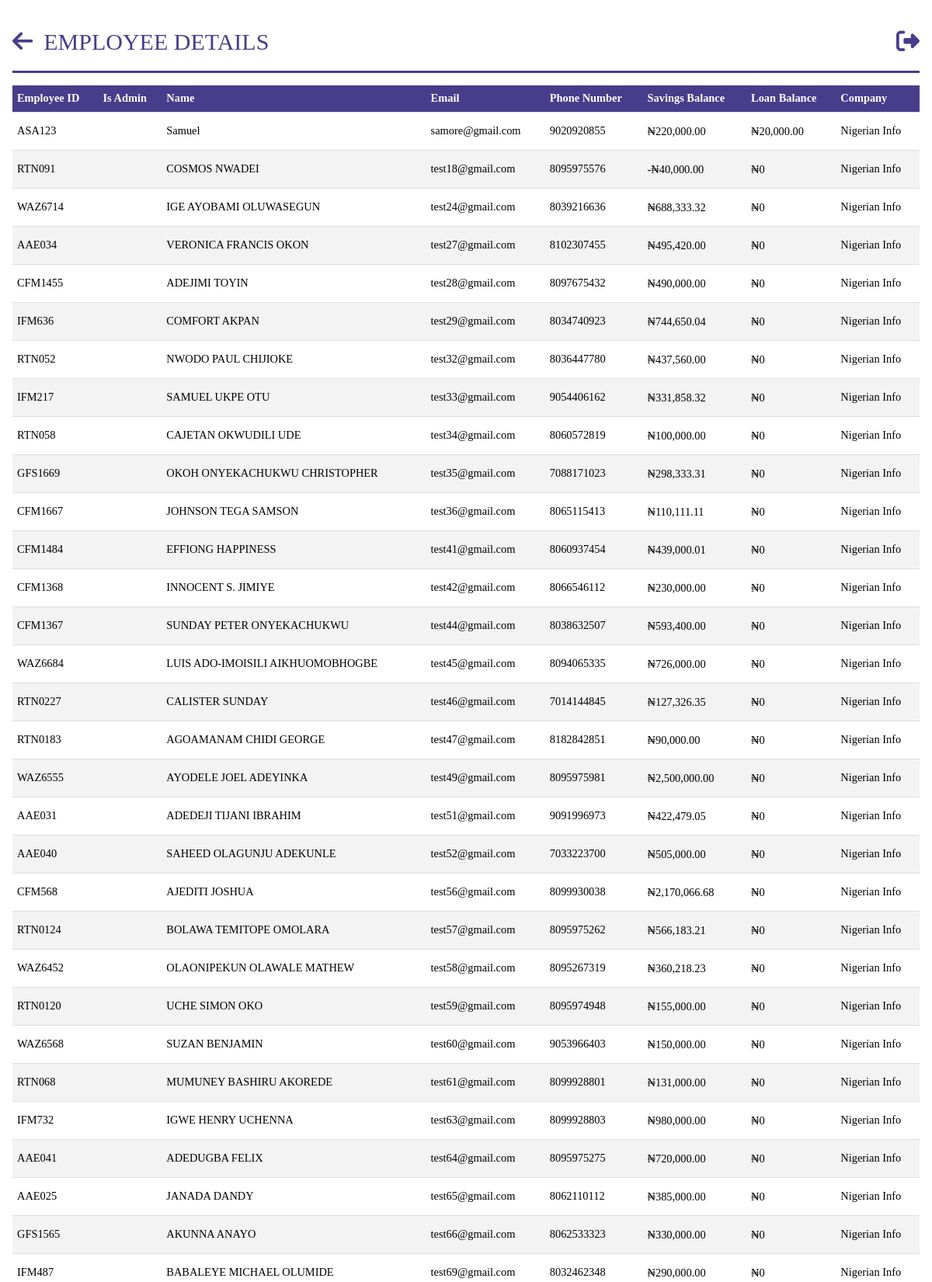
Page /persons (signed in, upper part) on the committed database.
### models.py (models this page shows, shortened)
class Person(db.Model,UserMixin):
    __tablename__ = 'persons'
    id = db.Column(db.Integer, primary_key=True)
    name = db.Column(db.String(100), nullable=False)
    role_id = db.Column(db.Integer, db.ForeignKey('roles.id'))
    email = db.Column(db.String, nullable=True,unique=True)
    password = db.Column(db.String(255), nullable=False)
    company_id = db.Column(db.Integer, db.ForeignKey('companies.id'))
    employee_id = db.Column(db.String, nullable=False,unique=True)
    phone_no = db.Column(db.String,unique=True)
    balance_bfd = db.Column(db.Float, default=0.0)
    total_balance = db.Column(db.Float, default=0.0)
    loan_balance = db.Column(db.Float, default=0.0)
    loan_balance_bfd = db.Column(db.Float, default=0.0)
    loans = db.relationship('Loan', backref='person')
    payments_made = db.relationship('SavingPayment', backref='payer', lazy=True)
    loan_payments_made = db.relationship('LoanPayment', backref='payer', lazy=True)

class Company(db.Model):
    __tablename__ = 'companies'
    id = db.Column(db.Integer, primary_key=True)
    name = db.Column(db.String(100), nullable=False,unique=True)
    balance_bfd = db.Column(db.Float, default=0.0)
    amount_accumulated = db.Column(db.Float, default=0.0)
    payments_made = db.relationship('BankPayment', backref='company_payer', lazy=True)
    employees = db.relationship('Person', backref='company', lazy=True)

### app.py (the view)
@app.route('/persons', methods=['GET'])
@login_required
@role_required(['Admin','Secretary','Sub-Admin'])
def get_persons():
    persons = query.get_persons()
    total_loan = sum(person.loan_balance for person in persons)
    total_savings = sum(person.total_balance for person in persons)
    return render_template('query/person.html', persons=persons,total_loan=total_loan,total_savings=total_savings)

### app.py (called while the page is built)
@login_manager.user_loader
def load_user(person_id):
    return Person.query.get(person_id)

def role_required(roles_required):
    def decorator(view_func):
        @wraps(view_func)
        def wrapper(*args, **kwargs):
            if not current_user.is_authenticated:
                flash("You must be logged in to access this page.", "danger")
                return redirect(url_for("login"))
            user_role = current_user.role
            if user_role.name not in roles_required:
                flash("You don't have the required role to access this page.", "danger")
                return redirect(url_for("dashboard"))  # Change this to your desired redirect
            return view_func(*args, **kwargs)
        return wrapper
    return decorator

@app.template_filter('currency')
@login_required
def currency(value):
    modified_value = format_currency(value)  # Modify the value as needed
    return modified_value

### filters.py (called while the page is built)
def format_currency(value, currency_symbol='₦', decimal_separator='.', thousands_separator=','):
    if value:
        if value < 0:
            formatted_value = f'-{currency_symbol}{abs(value):,.2f}'
        else:
            formatted_value = f'{currency_symbol}{value:,.2f}'
        formatted_value = formatted_value.replace('.', decimal_separator).replace(',', thousands_separator)
    else:
        formatted_value = f'{currency_symbol}0'
    return formatted_value

### queries.py (called while the page is built)
    def get_persons(self):
        person = Person.query.all()
        return person

### templates/query/person.html (shortened to what this page needs)
{%extends 'base.html' %}
{% block header%}
EMPLOYEE DETAILS
{% endblock  %}
{%block content%}
<body id="person">
    <table class="tab-content">
        <tbody>
            <tr>
                <th>Employee ID</th>
                <th>Is Admin</th>
                <th>Name</th>
                <th>Email</th>
                <th>Phone Number</th>
                <th>Savings Balance</th>
                <th>Loan Balance</th>
                <th>Company </th>
            </tr>
            {%for person in persons%}
            <tr>
                <td>{{ person.employee_id }}</td>
                <td>{{ person.is_admin }}</td>
                <td>{{ person.name }}</td>
                <td>{{ person.email }}</td>
                <td>{{ person.phone_no }}</td>
                <td><a href="{{url_for('savings_account',person_id=person.id)}}">{{ person.total_balance | currency}}</a></td>
                <td><a href="{{url_for('loan_account',person_id=person.id)}}">{{ person.loan_balance | currency}}</a></td>
                <td>{{ person.company.name }}</td>
            </tr>
            {%endfor%}
        </tbody>
    </table>
</body>
{%endblock%}

### static/css/style.css (style rules this page uses)
* { margin: 0; padding: 0; box-sizing: border-box; font-family:'Times New Roman', Times, serif; }
.index { background-color: #ffffff; margin: 0 auto; max-width: 80em; line-height: 1.5; padding: 1em 1em; }
.index a { color: #fff; line-height: 2.5; text-decoration: none; }
#person * { color: #000; max-width: 90em; margin: 0 auto; }
#person .tab-content { width: 100%; border-collapse: collapse; font-size: 0.9em; min-width: 400px; }
#person .tab-content tr th { background-color: #483d8b; color: #fff; text-align: left; font-weight: bold; }
#person th, #person td { padding: 6px; text-align: left; border-bottom: 1px solid #ddd; }
#person .tab-content tbody tr:nth-of-type(odd) { background-color: #f3f3f3; }
#person .tab-content tr a { text-decoration: none; }

### rows in the picture
Person: employee_id "ASA123", name "Samuel", email "samore@gmail.com", phone_no "9020920855", total_balance "₦220,000.00", loan_balance "₦20,000.00", company.name "Nigerian Info"
Person: employee_id "RTN091", name "COSMOS NWADEI", email "test18@gmail.com", phone_no "8095975576", total_balance "-₦40,000.00", loan_balance "₦0", company.name "Nigerian Info"
Person: employee_id "WAZ6714", name "IGE AYOBAMI OLUWASEGUN", email "test24@gmail.com", phone_no "8039216636", total_balance "₦688,333.32", loan_balance "₦0", company.name "Nigerian Info"
Person: employee_id "AAE034", name "VERONICA FRANCIS OKON", email "test27@gmail.com", phone_no "8102307455", total_balance "₦495,420.00", loan_balance "₦0", company.name "Nigerian Info"
Person: employee_id "CFM1455", name "ADEJIMI TOYIN", email "test28@gmail.com", phone_no "8097675432", total_balance "₦490,000.00", loan_balance "₦0", company.name "Nigerian Info"
Person: employee_id "IFM636", name "COMFORT AKPAN", email "test29@gmail.com", phone_no "8034740923", total_balance "₦744,650.04", loan_balance "₦0", company.name "Nigerian Info"
Person: employee_id "RTN052", name "NWODO PAUL CHIJIOKE", email "test32@gmail.com", phone_no "8036447780", total_balance "₦437,560.00", loan_balance "₦0", company.name "Nigerian Info"
Person: employee_id "IFM217", name "SAMUEL UKPE OTU", email "test33@gmail.com", phone_no "9054406162", total_balance "₦331,858.32", loan_balance "₦0", company.name "Nigerian Info"
Person: employee_id "RTN058", name "CAJETAN OKWUDILI UDE", email "test34@gmail.com", phone_no "8060572819", total_balance "₦100,000.00", loan_balance "₦0", company.name "Nigerian Info"
Person: employee_id "GFS1669", name "OKOH ONYEKACHUKWU CHRISTOPHER", email "test35@gmail.com", phone_no "7088171023", total_balance "₦298,333.31", loan_balance "₦0", company.name "Nigerian Info"
Person: employee_id "CFM1667", name "JOHNSON TEGA SAMSON", email "test36@gmail.com", phone_no "8065115413", total_balance "₦110,111.11", loan_balance "₦0", company.name "Nigerian Info"
Person: employee_id "CFM1484", name "EFFIONG HAPPINESS", email "test41@gmail.com", phone_no "8060937454", total_balance "₦439,000.01", loan_balance "₦0", company.name "Nigerian Info"
Person: employee_id "CFM1368", name "INNOCENT S. JIMIYE", email "test42@gmail.com", phone_no "8066546112", total_balance "₦230,000.00", loan_balance "₦0", company.name "Nigerian Info"
Person: employee_id "CFM1367", name "SUNDAY PETER ONYEKACHUKWU", email "test44@gmail.com", phone_no "8038632507", total_balance "₦593,400.00", loan_balance "₦0", company.name "Nigerian Info"
Person: employee_id "WAZ6684", name "LUIS ADO-IMOISILI AIKHUOMOBHOGBE", email "test45@gmail.com", phone_no "8094065335", total_balance "₦726,000.00", loan_balance "₦0", company.name "Nigerian Info"
Person: employee_id "RTN0227", name "CALISTER SUNDAY", email "test46@gmail.com", phone_no "7014144845", total_balance "₦127,326.35", loan_balance "₦0", company.name "Nigerian Info"
Person: employee_id "RTN0183", name "AGOAMANAM CHIDI GEORGE", email "test47@gmail.com", phone_no "8182842851", total_balance "₦90,000.00", loan_balance "₦0", company.name "Nigerian Info"
Person: employee_id "WAZ6555", name "AYODELE JOEL ADEYINKA", email "test49@gmail.com", phone_no "8095975981", total_balance "₦2,500,000.00", loan_balance "₦0", company.name "Nigerian Info"
Person: employee_id "AAE031", name "ADEDEJI TIJANI IBRAHIM", email "test51@gmail.com", phone_no "9091996973", total_balance "₦422,479.05", loan_balance "₦0", company.name "Nigerian Info"
Person: employee_id "AAE040", name "SAHEED OLAGUNJU ADEKUNLE", email "test52@gmail.com", phone_no "7033223700", total_balance "₦505,000.00", loan_balance "₦0", company.name "Nigerian Info"
Person: employee_id "CFM568", name "AJEDITI JOSHUA", email "test56@gmail.com", phone_no "8099930038", total_balance "₦2,170,066.68", loan_balance "₦0", company.name "Nigerian Info"
Person: employee_id "RTN0124", name "BOLAWA TEMITOPE OMOLARA", email "test57@gmail.com", phone_no "8095975262", total_balance "₦566,183.21", loan_balance "₦0", company.name "Nigerian Info"
Person: employee_id "WAZ6452", name "OLAONIPEKUN OLAWALE MATHEW", email "test58@gmail.com", phone_no "8095267319", total_balance "₦360,218.23", loan_balance "₦0", company.name "Nigerian Info"
Person: employee_id "RTN0120", name "UCHE SIMON OKO", email "test59@gmail.com", phone_no "8095974948", total_balance "₦155,000.00", loan_balance "₦0", company.name "Nigerian Info"
Person: employee_id "WAZ6568", name "SUZAN BENJAMIN", email "test60@gmail.com", phone_no "9053966403", total_balance "₦150,000.00", loan_balance "₦0", company.name "Nigerian Info"
Person: employee_id "RTN068", name "MUMUNEY BASHIRU AKOREDE", email "test61@gmail.com", phone_no "8099928801", total_balance "₦131,000.00", loan_balance "₦0", company.name "Nigerian Info"
Person: employee_id "IFM732", name "IGWE HENRY UCHENNA", email "test63@gmail.com", phone_no "8099928803", total_balance "₦980,000.00", loan_balance "₦0", company.name "Nigerian Info"
Person: employee_id "AAE041", name "ADEDUGBA FELIX", email "test64@gmail.com", phone_no "8095975275", total_balance "₦720,000.00", loan_balance "₦0", company.name "Nigerian Info"
Person: employee_id "AAE025", name "JANADA DANDY", email "test65@gmail.com", phone_no "8062110112", total_balance "₦385,000.00", loan_balance "₦0", company.name "Nigerian Info"
Person: employee_id "GFS1565", name "AKUNNA ANAYO", email "test66@gmail.com", phone_no "8062533323", total_balance "₦330,000.00", loan_balance "₦0", company.name "Nigerian Info"
Person: employee_id "IFM487", name "BABALEYE MICHAEL OLUMIDE", email "test69@gmail.com", phone_no "8032462348", total_balance "₦290,000.00", loan_balance "₦0", company.name "Nigerian Info"
